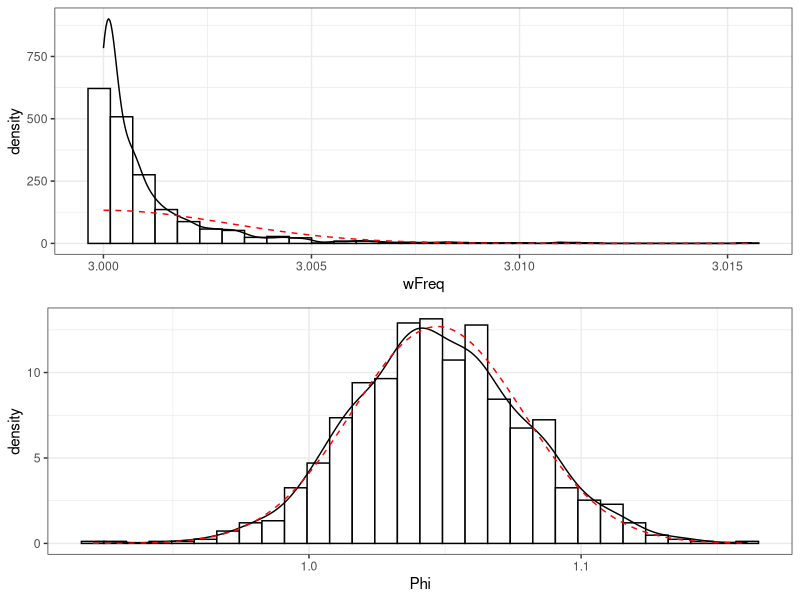
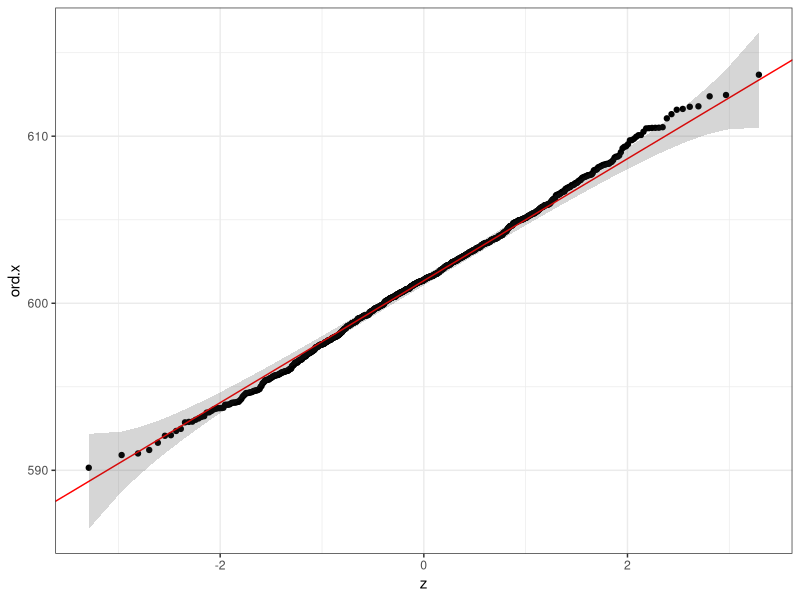

These figures' R source, in order:
library(dplyr); library(plyr)
library(ggplot2)
library(cowplot)

.hist_plot <- function(x, x0, name){
  require(quantmod)
  hist(x, freq=FALSE, main = paste("Histogram of ", name), xlab=name)
  dx = density(x,adjust = 2)
  xm = dx$x[findPeaks(dx$y)[1]]
  lines(dx)
  lines(density(rnorm(length(x), x0, sd(x)),adjust=2),col="red", lty=2)
  legend("topright",lty=c(1,2),col=c("black","red"), legend = c("density","Gauss"))
  # abline(v=c(xm,x0), lty=c(1,2), col=c("black","red"))
  # legend("top", bty="n",
  #        legend=bquote(frac(x[b]-x[s],x[s])~"="~.(formatC((xm-x0)/x0*100,2,format="e"))~"%")
  # )
}
.gghist_plot <- function(df, name){
  ggplot(df, aes_string(name)) +
    geom_histogram(aes(y=..density..), fill="white", color="black") +
    geom_density() + 
    stat_function(fun=dnorm, 
                  args=list(mean=attr(df[,name],"Synch"), 
                            sd=attr(df[,name],"SD")), 
                  col="red", lty=2) +
    theme_bw()
}
skewedDistFunc <- function(n, mu, sd, skew){
  w = rweibull(np, mu+skew,sd)
  mu-mean(w)+w
}
bimodalDistFunc <- function (n,cpct, mu1, mu2, sig1, sig2) {
  y0 <- rnorm(n,mean=mu1, sd = sig1)
  y1 <- rnorm(n,mean=mu2, sd = sig2)
  
  flag <- rbinom(n,size=1,prob=cpct)
  y <- y0*(1 - flag) + y1*flag 
}
injectBeam <- function(distrib){
  
  np = 1000 # number of particles in bunch
  w0 = 3; f0 = w0/2/pi # frequency of the reference particle
  p0 = pi/3 #phase of the reference particle
  sdw = w0*1e-3
  sdp = p0*3e-2
  sddy = 1e-3 #sd of the energy distribution
  
  df.p = data.frame(
    wFreq = switch(distrib,
                   "skew" = skewedDistFunc(np, w0, sdw, -2),
                   "bi" = bimodalDistFunc(np,.5,w0-3*sdw,w0+3*sdw,sdw,sdw),
                   "phys" = w0 + 1e3*rnorm(np,sd=sddy)^2 # dw = G*dy^2; w = w0+dw; dy ~ Norm(0,sddy)
    ), 
    Phi = rnorm(np, p0, sdp) # bimodalDistFunc(np,0,p0-3*sdp,p0+3*sdp,sdp,sdp)
  )
  attr(df.p$wFreq, "Synch") <- w0
  attr(df.p$wFreq, "SD") <- sdw
  attr(df.p$Phi, "Synch") <- p0
  attr(df.p$Phi, "SD") <- sdp
  
  df.p
}

## particle distributions ####
df.p = injectBeam("phys")

.gghist_plot(df.p, "wFreq") -> whist
.gghist_plot(df.p, "Phi") -> phist
plot_grid(whist,phist,nrow=2)

## computing signal ####
Pproj <- function(df, x) colSums(cos(df$wFreq%o%x + df$Phi))

w0 = attr(df.p$wFreq, "Synch")
Tstt = 0; Ttot=721; dt = .5/w0 #.5 to satisfy the Nyquist condition
df.s = data.frame(Time=seq(Tstt,Ttot,dt)) %>% mutate(Sgl=Pproj(df.p,Time))

## computing signal peaks ####
p0 = attr(df.p$Phi, "Synch")
Ntot = floor(.5*(w0*Ttot+p0)/pi)
Nstt = floor(.5*(w0*Tstt+p0)/pi)
tnu = (2*pi*Nstt:Ntot-p0)/w0
tnd = tnu+pi/w0

## plotting signal ####
ggplot(df.s, aes(Time, Sgl)) + geom_line(col="gray") + 
  geom_hline(yintercept = c(min(df.s$Sgl), max(df.s$Sgl)), col="red") +
  theme_bw() + 
  geom_point(aes(col=Side), 
             data=data.frame(
               Time=c(tnu,tnd), 
               Sgl=Pproj(df.p,c(tnu,tnd)), 
               Side=rep(c("U","D"),c(length(tnu),length(tnd)))
             ), show.legend = FALSE) +
  scale_color_manual(breaks=c("D","U"), values = c("blue","red")) -> sglplot

## spectral analysis ####
s = ts(df.s$Sgl, start=Tstt, end=Ttot, deltat=dt)
spec.pgram(s,plot = FALSE) -> sps
sps <- data.frame(Freq=sps$freq, Pow=sps$spec) %>% mutate(wFreq=2*pi*Freq)

sdw = attr(df.p$wFreq,"SD")
filter(sps, wFreq>w0-5*sdw, wFreq<w0+5*sdw) %>% ggplot(aes(wFreq, Pow))+
  geom_bar(stat="identity", width=sdw/w0/10) + 
  theme_bw() + labs(x=expression(omega)) +
  geom_vline(xintercept = w0, col="red") -> fpsplot

## FREQUENCY-SPREAD SIGNAL ERROR HYPOTHESIS ####
# at each point in time the signal is a sum of random variables (b/c wFreq and Phi are RVs)
# and if I recall correctly, the sum of any random variables is a normally distributed
# random variable

test <- function(Ntrl=1000, at=(pi+pi/3)/w0*100){
  p = array(dim=Ntrl)
  for(n in 1:Ntrl) 
    p[n] = Pproj(injectBeam("phys"), at)
  p
}
gg_qq <- function(x, distribution = "norm", ..., line.estimate = NULL, conf = 0.95,
                  labels = names(x)){
  q.function <- eval(parse(text = paste0("q", distribution)))
  d.function <- eval(parse(text = paste0("d", distribution)))
  x <- na.omit(x)
  ord <- order(x)
  n <- length(x)
  P <- ppoints(length(x))
  df <- data.frame(ord.x = x[ord], z = q.function(P, ...))
  
  if(is.null(line.estimate)){
    Q.x <- quantile(df$ord.x, c(0.25, 0.75))
    Q.z <- q.function(c(0.25, 0.75), ...)
    b <- diff(Q.x)/diff(Q.z)
    coef <- c(Q.x[1] - b * Q.z[1], b)
  } else {
    coef <- coef(line.estimate(ord.x ~ z))
  }
  
  zz <- qnorm(1 - (1 - conf)/2)
  SE <- (coef[2]/d.function(df$z)) * sqrt(P * (1 - P)/n)
  fit.value <- coef[1] + coef[2] * df$z
  df$upper <- fit.value + zz * SE
  df$lower <- fit.value - zz * SE
  
  if(!is.null(labels)){ 
    df$label <- ifelse(df$ord.x > df$upper | df$ord.x < df$lower, labels[ord],"")
  }
  
  p <- ggplot(df, aes(x=z, y=ord.x)) +
    geom_point() + 
    geom_abline(intercept = coef[1], slope = coef[2], col="red") +
    geom_ribbon(aes(ymin = lower, ymax = upper), alpha=0.2) +
    theme_bw()
  if(!is.null(labels)) p <- p + geom_text( aes(label = label))
  print(p)
  coef
}



test(1000) -> s
gg_qq(s)

## Yup, I was right

